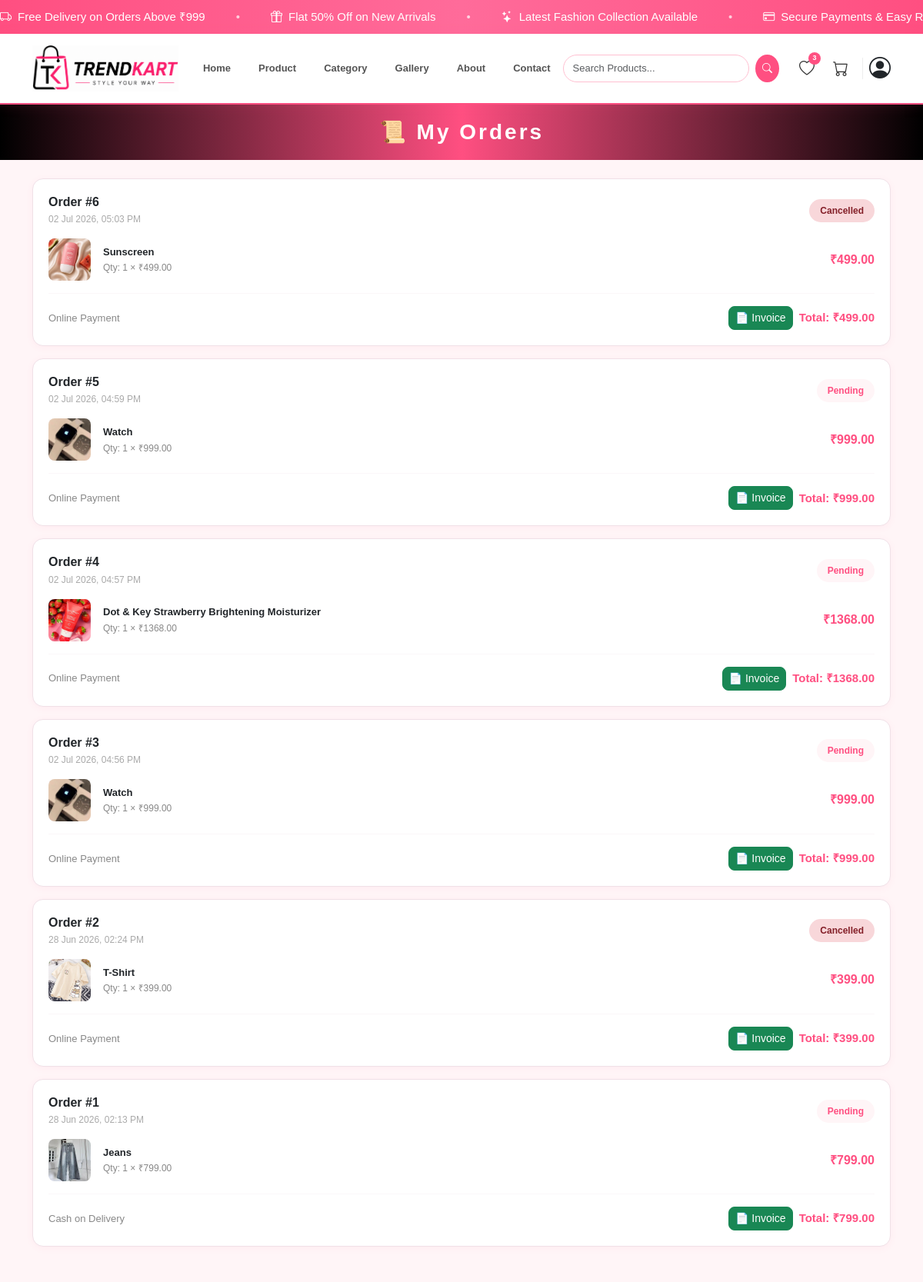
Page /my-orders/ (signed in, upper part) on the earlier database version.
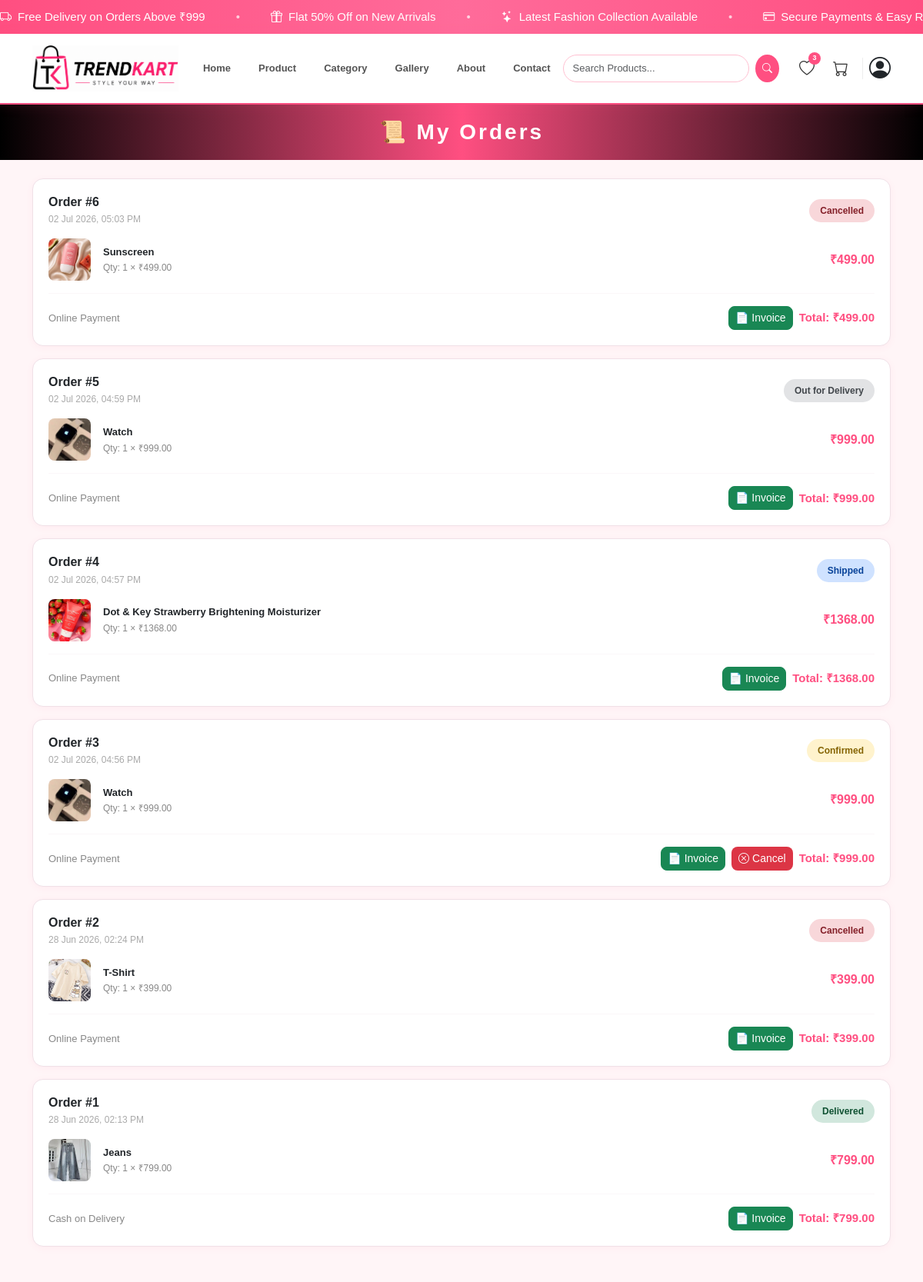
Same page on the later database version.
### Trendkart/models.py (models this page shows, shortened)
class Order(models.Model):
    STATUS_CHOICES = (
        ('Confirmed', 'Confirmed'),
        ('Packed', 'Packed'),
        ('Shipped', 'Shipped'),
        ('Out for Delivery', 'Out for Delivery'),
        ('Delivered', 'Delivered'),
        ('Cancelled', 'Cancelled'),
    )
    PAYMENT_CHOICES = (
        ('COD', 'Cash on Delivery'),
        ('Online', 'Online Payment'),
    )
    user = models.ForeignKey(CustomUser, on_delete=models.CASCADE, related_name='orders')
    full_name = models.CharField(max_length=255)
    mobile = models.CharField(max_length=15)
    address = models.TextField()
    city = models.CharField(max_length=100)
    pincode = models.CharField(max_length=10)
    payment_method = models.CharField(max_length=20, choices=PAYMENT_CHOICES, default='COD')
    total_amount = models.DecimalField(max_digits=10, decimal_places=2)
    status = models.CharField(max_length=30, choices=STATUS_CHOICES, default='Confirmed')
    created_at = models.DateTimeField(auto_now_add=True)

### Trendkart/views.py (the view)
# urls.py: path('my-orders/', my_orders, name='my_orders'),
@login_required(login_url='login')
def my_orders(request):
    orders = Order.objects.filter(user=request.user).order_by('-created_at')
    return render(request, 'my_orders.html', {'orders': orders})

### Trendkart/models.py (called while the page is built)
    def subtotal(self):
        return self.price * self.quantity

### templates/my_orders.html (shortened to what this page needs)
{% extends 'base.html' %}
{% block content %}
<div class="w-100 mb-4 d-flex align-items-center justify-content-center"
    style="background:linear-gradient(90deg,#000,#FF4F81,#000); height:72px;">
    <h3 class="mb-0 fw-bold text-white" style="letter-spacing:3px;">📜 My Orders</h3>
</div>
<div class="container mb-5">
    {% if orders %}
    {% for order in orders %}
    <div style="background:#fff; border-radius:14px; padding:20px;
                border:1px solid #f0e0e7; margin-bottom:16px;
                box-shadow:0 2px 10px rgba(255,79,129,0.06);">
        <div class="d-flex justify-content-between align-items-center mb-3">
            <div>
                <h6 class="fw-bold mb-1">Order #{{ order.id }}</h6>
                <p style="font-size:12px; color:#aaa; margin:0;">
                    {{ order.created_at|date:"d M Y, h:i A" }}
                </p>
            </div>
            <span style="padding:6px 14px; border-radius:20px; font-size:12px; font-weight:700;
                {% if order.status == 'Confirmed' %}background:#fff3cd; color:#856404;
                {% elif order.status == 'Packed' %}background:#d1ecf1; color:#0c5460;
                {% elif order.status == 'Shipped' %}background:#cfe2ff; color:#084298;
                {% elif order.status == 'Out for Delivery' %}background:#e2e3e5; color:#41464b;
                {% elif order.status == 'Delivered' %}background:#d1e7dd; color:#0f5132;
                {% elif order.status == 'Cancelled' %}background:#f8d7da; color:#842029;
                {% else %}background:#FFF5F7; color:#FF4F81;{% endif %}">
                {{ order.status }}
            </span>
        </div>
        {% for item in order.items.all %}
        <div class="d-flex align-items-center gap-3 mb-2">
            <img src="{{ item.product.product_image.url }}"
                 width="55"
                 height="55"
                 style="object-fit:cover; border-radius:8px; flex-shrink:0;">
            <div class="flex-grow-1">
                <p style="font-size:13px; font-weight:700; margin-bottom:2px;">
                    {{ item.product.product_name }}
                </p>
                <p style="font-size:12px; color:#888; margin:0;">
                    Qty: {{ item.quantity }} × ₹{{ item.price }}
                </p>
            </div>
            <p style="font-weight:700; color:#FF4F81; margin:0;">
                ₹{{ item.subtotal }}
            </p>
        </div>
        {% endfor %}
        <hr style="border-color:#f0e0e7;">
        <div class="d-flex justify-content-between align-items-center flex-wrap gap-2">
            <span style="font-size:13px; color:#888;">
                {{ order.get_payment_method_display }}
            </span>
            <div class="d-flex align-items-center gap-2">
                <a href="{% url 'download_invoice' order.id %}"
                   class="btn btn-success btn-sm"
                   style="border-radius:8px;">
                    📄 Invoice
                </a>
                {% if order.status == 'Confirmed' or order.status == 'Packed' %}
                <a href="{% url 'cancel_order' order.id %}"
                   class="btn btn-sm"
                   style="background:#dc3545; color:white; border-radius:8px;"
                   onclick="return confirm('Are you sure you want to cancel this order?')">
                    <i class="bi bi-x-circle me-1"></i>Cancel
                </a>
                {% endif %}
                <span style="font-weight:700; font-size:15px; color:#FF4F81;">
                    Total: ₹{{ order.total_amount }}
                </span>
            </div>
        </div>
    </div>
    {% endfor %}
    {% endif %}
</div>
{% endblock %}

Differences in the rows shown:
changed Order id 5: status "Pending" → "Out for Delivery"
changed Order id 4: status "Pending" → "Shipped"
changed Order id 3: status "Pending" → "Confirmed"; now shows "Cancel"
changed Order "Cash on Delivery": status "Pending" → "Delivered"
